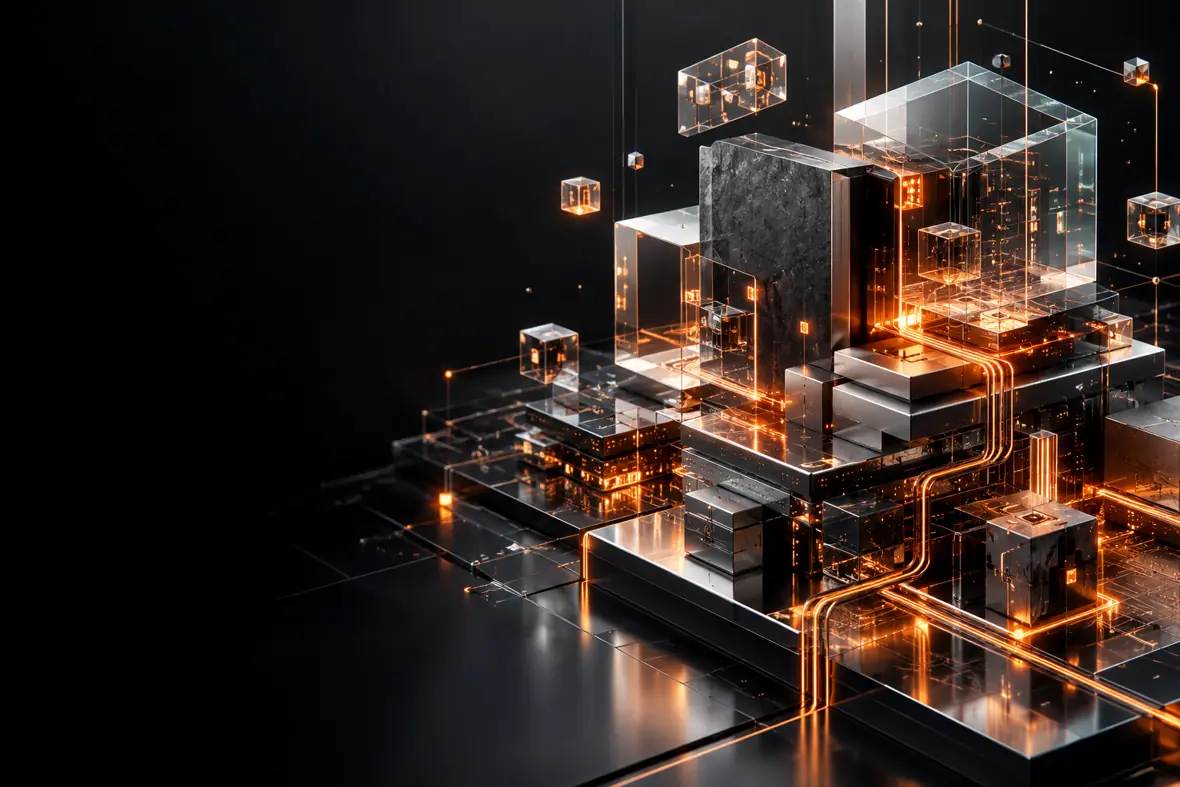
#> input picture assets/portfolio-social.webp, 1180 x 787 px
$ python build_social_images.py
#> lines starting #> are read from the running program, lines starting #| are printed output that depends on the picture
#!/usr/bin/env python3
"""Export consistent JPEG sharing cards; retain WebP for fast on-site rendering."""
from pathlib import Path
from PIL import Image, ImageOps

ROOT = Path(__file__).resolve().parents[1]
IMAGES = ROOT / "assets/images/articles"
FALLBACK = IMAGES / "ai-architecture-hero.webp"
SIZE = (1200, 630)


def jpg(src: Path, dest: Path) -> None:
    if src.stat().st_size < 1024:
        src = FALLBACK
    with Image.open(src) as original:
#> original is the input picture: PIL image 1180x787 RGB; mean R, G, B 47.8, 36.7, 31.9
        img = ImageOps.fit(original.convert("RGB"), SIZE, method=Image.Resampling.LANCZOS, centering=(.5, .5))
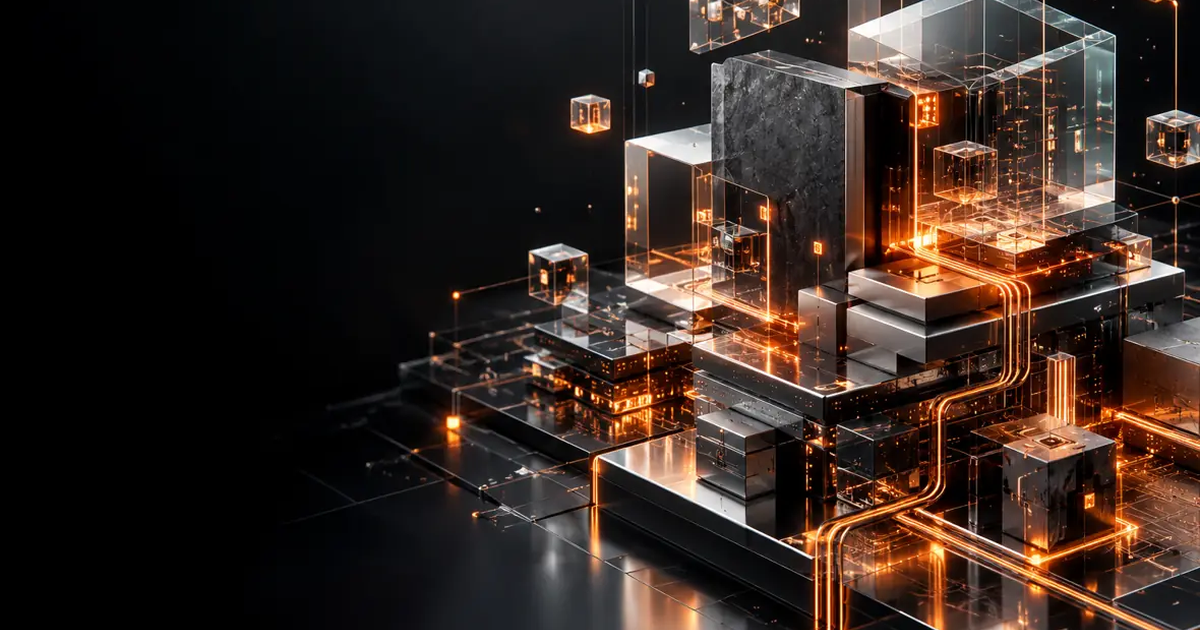
#> img: PIL image 1200x630 RGB; mean R, G, B 51.2, 38, 32.1
        dest.parent.mkdir(parents=True, exist_ok=True)
        img.save(dest, "JPEG", quality=85, optimize=True, progressive=True, subsampling=0)


def main() -> None:
    jpg(ROOT / "assets/portfolio-social.webp", ROOT / "assets/portfolio-social.jpg")
    for webp in sorted(IMAGES.glob("*-hero.webp")):
        jpg(webp, IMAGES / (webp.stem.removesuffix("-hero") + "-share.jpg"))
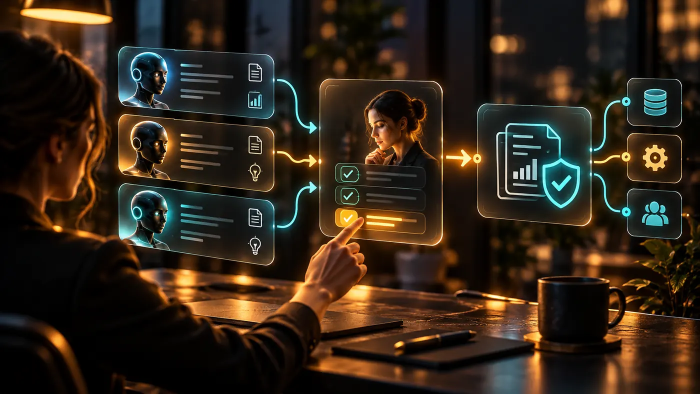
#> input picture assets/images/articles/ai-agent-approvals-hero.webp, 1400 x 788 px (shown at 1/2 size)
#> in jpg, original is the input picture: PIL image 1400x788 RGB; mean R, G, B 50.4, 37.8, 24.9
#> in jpg (call 2), `img = ImageOps.fit(original.convert("RGB"), SIZE, method=Image.Resampl..`:
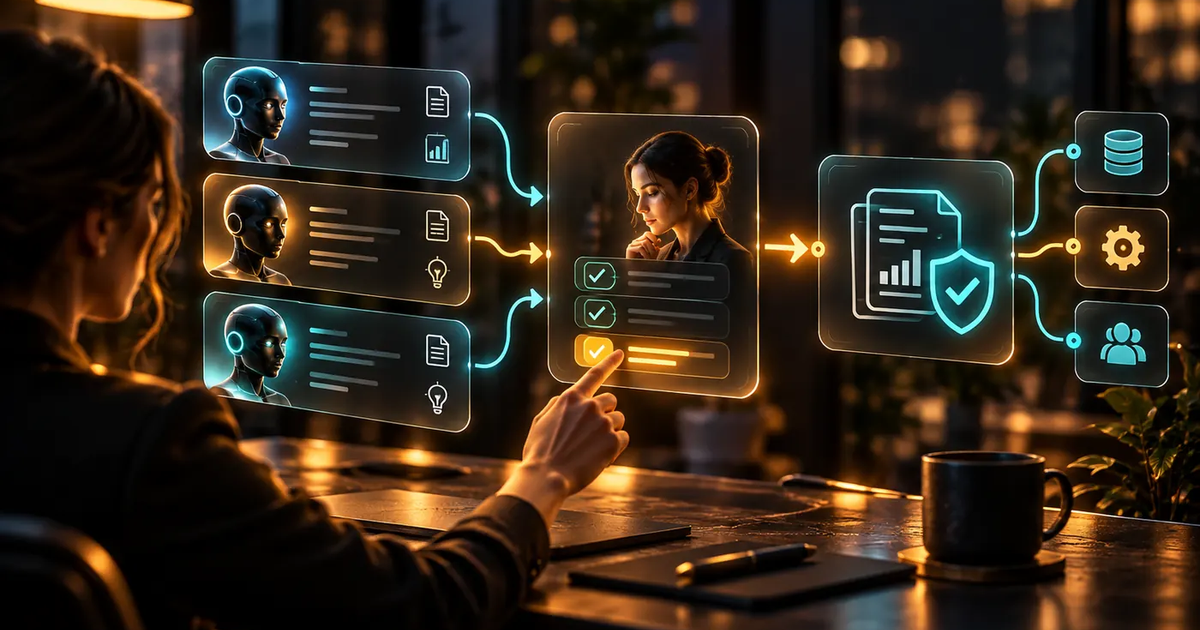
#> img: PIL image 1200x630 RGB; mean R, G, B 51.3, 38.5, 25.3
    print("Generated social JPEGs at 1200x630, with validated fallback images.")


if __name__ == "__main__":
    main()
